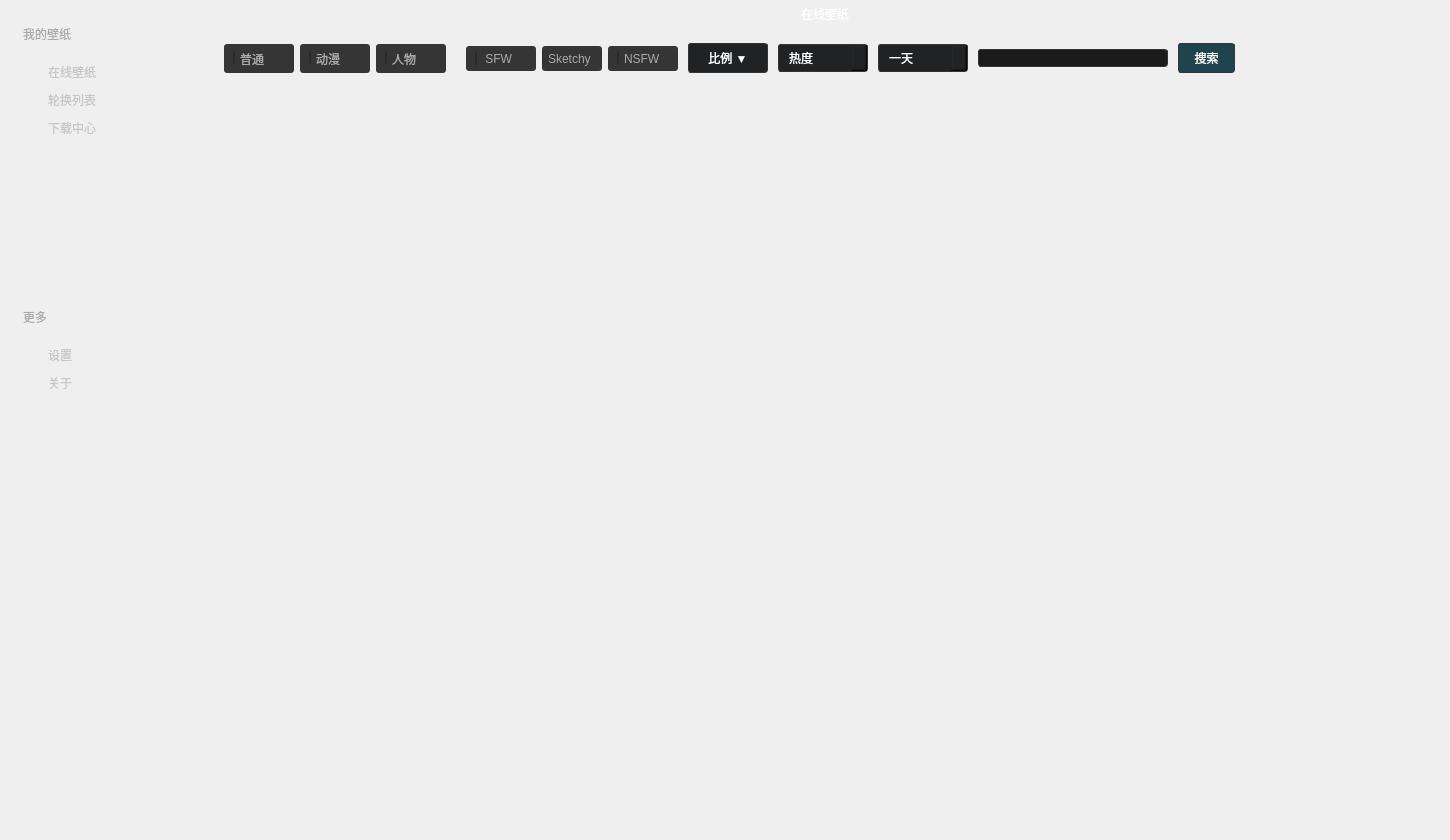
<?xml version="1.0" encoding="UTF-8"?>
<ui version="4.0">
 <class>MainWindow</class>
 <widget class="QMainWindow" name="MainWindow">
  <property name="enabled">
   <bool>true</bool>
  </property>
  <property name="geometry">
   <rect>
    <x>0</x>
    <y>0</y>
    <width>1450</width>
    <height>840</height>
   </rect>
  </property>
  <property name="minimumSize">
   <size>
    <width>1450</width>
    <height>840</height>
   </size>
  </property>
  <property name="maximumSize">
   <size>
    <width>1450</width>
    <height>840</height>
   </size>
  </property>
  <property name="windowTitle">
   <string>MainWindow</string>
  </property>
  <property name="styleSheet">
   <string notr="true">*{
	font: normal 14px &quot;楷体&quot;;
}

#centralwidget{
	background-color: rgba(39,42,44,.45);
	border-image: url(:/images/mian_bg.jpg);
	
}

#left_widget{
	background-color: qlineargradient(spread:pad, x1:0, y1:0, x2:1, y2:0, stop:0 rgba(168, 168, 168,.15), stop:1 rgba(39,42,44,.15));
}


#my_bg_label,#more_info{
	font: normal 16px &quot;楷体&quot;;
	color:#aaa;
	padding:5px 20px;
}

#logo_label{
	margin-left:12px;
}

QScrollBar {
	height:0px;
	width:0px;
}</string>
  </property>
  <property name="unifiedTitleAndToolBarOnMac">
   <bool>true</bool>
  </property>
  <widget class="QWidget" name="centralwidget">
   <property name="styleSheet">
    <string notr="true"/>
   </property>
   <layout class="QHBoxLayout" name="horizontalLayout_5">
    <property name="spacing">
     <number>0</number>
    </property>
    <property name="leftMargin">
     <number>0</number>
    </property>
    <property name="topMargin">
     <number>0</number>
    </property>
    <property name="rightMargin">
     <number>0</number>
    </property>
    <property name="bottomMargin">
     <number>0</number>
    </property>
    <item>
     <widget class="QWidget" name="left_widget" native="true">
      <property name="enabled">
       <bool>true</bool>
      </property>
      <property name="minimumSize">
       <size>
        <width>200</width>
        <height>0</height>
       </size>
      </property>
      <property name="maximumSize">
       <size>
        <width>200</width>
        <height>16777215</height>
       </size>
      </property>
      <property name="baseSize">
       <size>
        <width>43</width>
        <height>7</height>
       </size>
      </property>
      <property name="styleSheet">
       <string notr="true">QListWidget{
	background: transparent;
	outline:0px;
	border:none;
	font: normal 16px &quot;楷体&quot;;
	color:#c6c6c6;
	padding:5px 85px 5px 45px;
}



QListWidget::Item{
	margin-top:10px;
	background: transparent;
}

QListWidget::Item:hover,
QListWidget::Item:selected {
    color:#fff;
}

QListWidget::Item:selected {
	border-bottom:2px solid qlineargradient(spread:reflect, x1:0, y1:0.016, x2:1, y2:1, stop:0.46438 rgba(0, 156, 218, 255), stop:1 rgba(255, 255, 255, 255));
}

</string>
      </property>
      <widget class="QWidget" name="verticalLayoutWidget">
       <property name="geometry">
        <rect>
         <x>0</x>
         <y>0</y>
         <width>201</width>
         <height>841</height>
        </rect>
       </property>
       <layout class="QVBoxLayout" name="verticalLayout">
        <property name="spacing">
         <number>0</number>
        </property>
        <item>
         <layout class="QHBoxLayout" name="horizontalLayout_4">
          <item>
           <spacer name="horizontalSpacer_2">
            <property name="orientation">
             <enum>Qt::Horizontal</enum>
            </property>
            <property name="sizeType">
             <enum>QSizePolicy::Maximum</enum>
            </property>
            <property name="sizeHint" stdset="0">
             <size>
              <width>38</width>
              <height>20</height>
             </size>
            </property>
           </spacer>
          </item>
          <item>
           <widget class="QLabel" name="logo_label">
            <property name="sizePolicy">
             <sizepolicy hsizetype="Preferred" vsizetype="Maximum">
              <horstretch>0</horstretch>
              <verstretch>0</verstretch>
             </sizepolicy>
            </property>
            <property name="maximumSize">
             <size>
              <width>150</width>
              <height>150</height>
             </size>
            </property>
            <property name="contextMenuPolicy">
             <enum>Qt::DefaultContextMenu</enum>
            </property>
            <property name="layoutDirection">
             <enum>Qt::RightToLeft</enum>
            </property>
            <property name="autoFillBackground">
             <bool>false</bool>
            </property>
            <property name="inputMethodHints">
             <set>Qt::ImhHiddenText|Qt::ImhPreferNumbers</set>
            </property>
            <property name="frameShape">
             <enum>QFrame::NoFrame</enum>
            </property>
            <property name="frameShadow">
             <enum>QFrame::Plain</enum>
            </property>
            <property name="text">
             <string/>
            </property>
            <property name="textFormat">
             <enum>Qt::AutoText</enum>
            </property>
            <property name="pixmap">
             <pixmap resource="resource.qrc">:/images/logo.svg</pixmap>
            </property>
            <property name="scaledContents">
             <bool>true</bool>
            </property>
            <property name="alignment">
             <set>Qt::AlignLeading|Qt::AlignLeft|Qt::AlignVCenter</set>
            </property>
            <property name="margin">
             <number>25</number>
            </property>
            <property name="indent">
             <number>-1</number>
            </property>
            <property name="openExternalLinks">
             <bool>false</bool>
            </property>
            <property name="textInteractionFlags">
             <set>Qt::LinksAccessibleByMouse</set>
            </property>
           </widget>
          </item>
          <item>
           <spacer name="horizontalSpacer_3">
            <property name="orientation">
             <enum>Qt::Horizontal</enum>
            </property>
            <property name="sizeType">
             <enum>QSizePolicy::Maximum</enum>
            </property>
            <property name="sizeHint" stdset="0">
             <size>
              <width>20</width>
              <height>20</height>
             </size>
            </property>
           </spacer>
          </item>
         </layout>
        </item>
        <item>
         <widget class="QLabel" name="my_bg_label">
          <property name="styleSheet">
           <string notr="true"/>
          </property>
          <property name="text">
           <string>我的壁纸</string>
          </property>
         </widget>
        </item>
        <item>
         <widget class="QListWidget" name="my_bg_list">
          <property name="maximumSize">
           <size>
            <width>16777212</width>
            <height>16777215</height>
           </size>
          </property>
          <property name="focusPolicy">
           <enum>Qt::NoFocus</enum>
          </property>
          <item>
           <property name="text">
            <string>在线壁纸</string>
           </property>
          </item>
          <item>
           <property name="text">
            <string>轮换列表</string>
           </property>
          </item>
          <item>
           <property name="text">
            <string>下载中心</string>
           </property>
          </item>
         </widget>
        </item>
        <item>
         <widget class="QLabel" name="more_info">
          <property name="styleSheet">
           <string notr="true"/>
          </property>
          <property name="text">
           <string>更多</string>
          </property>
         </widget>
        </item>
        <item>
         <widget class="QListWidget" name="more_info_list">
          <property name="focusPolicy">
           <enum>Qt::NoFocus</enum>
          </property>
          <item>
           <property name="text">
            <string>设置</string>
           </property>
          </item>
          <item>
           <property name="text">
            <string>关于</string>
           </property>
          </item>
         </widget>
        </item>
        <item>
         <spacer name="verticalSpacer">
          <property name="orientation">
           <enum>Qt::Vertical</enum>
          </property>
          <property name="sizeHint" stdset="0">
           <size>
            <width>20</width>
            <height>40</height>
           </size>
          </property>
         </spacer>
        </item>
       </layout>
      </widget>
     </widget>
    </item>
    <item>
     <widget class="QStackedWidget" name="contentWidget">
      <property name="minimumSize">
       <size>
        <width>1250</width>
        <height>0</height>
       </size>
      </property>
      <property name="maximumSize">
       <size>
        <width>1250</width>
        <height>16777215</height>
       </size>
      </property>
      <property name="styleSheet">
       <string notr="true">#contentWidget{
	background-color: rgba(39,42,44,.25);
}

#page1_title,#page2_title,#page3_title,#page4_title,#page5_title{
	padding:5px 0;
	color:#fff;
	font: normal 18px &quot;楷体&quot;;
}</string>
      </property>
      <property name="frameShadow">
       <enum>QFrame::Plain</enum>
      </property>
      <property name="lineWidth">
       <number>0</number>
      </property>
      <property name="currentIndex">
       <number>0</number>
      </property>
      <widget class="QWidget" name="online_page">
       <property name="minimumSize">
        <size>
         <width>1250</width>
         <height>0</height>
        </size>
       </property>
       <property name="maximumSize">
        <size>
         <width>1250</width>
         <height>16777215</height>
        </size>
       </property>
       <property name="styleSheet">
        <string notr="true">background: transparent;</string>
       </property>
       <layout class="QVBoxLayout" name="verticalLayout_2">
        <property name="spacing">
         <number>0</number>
        </property>
        <property name="leftMargin">
         <number>0</number>
        </property>
        <property name="topMargin">
         <number>0</number>
        </property>
        <property name="rightMargin">
         <number>0</number>
        </property>
        <property name="bottomMargin">
         <number>0</number>
        </property>
        <item>
         <widget class="QLabel" name="page1_title">
          <property name="styleSheet">
           <string notr="true">background-color: rgba(39,42,44,.35);</string>
          </property>
          <property name="text">
           <string>在线壁纸</string>
          </property>
          <property name="alignment">
           <set>Qt::AlignCenter</set>
          </property>
         </widget>
        </item>
        <item>
         <widget class="QWidget" name="search_bar" native="true">
          <property name="minimumSize">
           <size>
            <width>200</width>
            <height>60</height>
           </size>
          </property>
          <property name="styleSheet">
           <string notr="true">.QCheckBox{
	border-radius: 3px;
	padding:5px px 5px 0px;
	/*width:auto;*/
	min-width:35px;
	max-width:60px;
	text-align:center;
	color: #aaa;
    background-color:#353535;
}

.QCheckBox::checked{
	color: #fff;
    background-color:rgb(94, 94, 94);
}

#purity_sfw::checked{
	color: #9f9;
    background-color:#595;
}

#purity_sketchy::checked{
	color: #ff9;
    background-color:#995;
}

#purity_nsfw::checked{
	color: #f99;
    background-color:#955;
}

.QCheckBox::indicator{
	width: 0px;
}

#ratio_btn{
	border-radius: 3px;
	padding:5px 10px 5px 10px;
	min-width:35px;
	text-align:center;
	color: #fff;
    background-color:#212224;
	border:1px solid #353535;
}

#ratio_btn:hover {
    background-color:#303030;
}

#search_btn{
	border-radius: 3px;
	padding:5px 10px 5px 10px;
	min-width:35px;
	text-align:center;
	color: #fff;
    background-color:#1f444e;
	border:1px solid #353535;
}

#search_btn:hover{
    background-color:#2c626f;
}

.QComboBox{
	border-radius: 3px;
	padding:5px 10px 5px 10px;
	min-width:35px;
	text-align:center;
	color: #fff;
    background-color:#212224;
	border:1px solid #353535;
}

.QComboBox:hover {
   background-color:#303030;
}

/* 下拉后，整个下拉窗体样式 */
QComboBox QAbstractItemView {
    outline: 0px solid gray;   /* 选定项的虚框 */
    border: 1px solid #303030;   /* 整个下拉窗体的边框 */
    color: #fff;
    background-color: #303030;   /* 整个下拉窗体的背景色 */
    selection-background-color: #696969;   /* 整个下拉窗体被选中项的背景色 */
}

/* 下拉后，整个下拉窗体每项的样式 */
QComboBox QAbstractItemView::item {
	color: #aaa;
    background-color:#353535;
}

/* 下拉后，整个下拉窗体越过每项的样式 */
QComboBox QAbstractItemView::item:hover {
	color: #aaa;
    background-color:#353535; /* 整个下拉窗体越过每项的背景色 */
}

/* 下拉后，整个下拉窗体被选择的每项的样式 */
QComboBox QAbstractItemView::item:selected {
	color: #aaa;
    background-color:#565656;
}

QComboBox::down-arrow {
	outline: 0px solid gray;   /* 选定项的虚框 */
　　background: transparent; /* 下拉箭头的的背景色 */ 
　　padding: 0px 0px 0px 0px; /* 上内边距、右内边距、下内边距、左内边距 */
}

#search_bar{
	align-items: center;
	background-color: rgba(39,42,44,.35);
}

</string>
          </property>
          <widget class="QWidget" name="layoutWidget">
           <property name="geometry">
            <rect>
             <x>0</x>
             <y>0</y>
             <width>1041</width>
             <height>61</height>
            </rect>
           </property>
           <layout class="QHBoxLayout" name="horizontalLayout_3">
            <property name="leftMargin">
             <number>20</number>
            </property>
            <item>
             <layout class="QHBoxLayout" name="horizontalLayout">
              <item>
               <widget class="QCheckBox" name="cate_general">
                <property name="minimumSize">
                 <size>
                  <width>45</width>
                  <height>0</height>
                 </size>
                </property>
                <property name="styleSheet">
                 <string notr="true">padding-left:10px</string>
                </property>
                <property name="text">
                 <string>普通</string>
                </property>
               </widget>
              </item>
              <item>
               <widget class="QCheckBox" name="cate_anime">
                <property name="styleSheet">
                 <string notr="true">padding-left:10px</string>
                </property>
                <property name="text">
                 <string>动漫</string>
                </property>
               </widget>
              </item>
              <item>
               <widget class="QCheckBox" name="cate_people">
                <property name="minimumSize">
                 <size>
                  <width>45</width>
                  <height>0</height>
                 </size>
                </property>
                <property name="styleSheet">
                 <string notr="true">padding-left:10px;
</string>
                </property>
                <property name="text">
                 <string>人物</string>
                </property>
                <property name="tristate">
                 <bool>false</bool>
                </property>
               </widget>
              </item>
             </layout>
            </item>
            <item>
             <spacer name="horizontalSpacer">
              <property name="orientation">
               <enum>Qt::Horizontal</enum>
              </property>
              <property name="sizeType">
               <enum>QSizePolicy::Maximum</enum>
              </property>
              <property name="sizeHint" stdset="0">
               <size>
                <width>10</width>
                <height>20</height>
               </size>
              </property>
             </spacer>
            </item>
            <item>
             <layout class="QHBoxLayout" name="horizontalLayout_2">
              <item>
               <widget class="QCheckBox" name="purity_sfw">
                <property name="styleSheet">
                 <string notr="true">padding-left:10px;</string>
                </property>
                <property name="text">
                 <string> SFW</string>
                </property>
               </widget>
              </item>
              <item>
               <widget class="QCheckBox" name="purity_sketchy">
                <property name="text">
                 <string>Sketchy</string>
                </property>
               </widget>
              </item>
              <item>
               <widget class="QCheckBox" name="purity_nsfw">
                <property name="styleSheet">
                 <string notr="true">padding-left:10px;</string>
                </property>
                <property name="text">
                 <string>NSFW</string>
                </property>
               </widget>
              </item>
             </layout>
            </item>
            <item>
             <widget class="QPushButton" name="ratio_btn">
              <property name="maximumSize">
               <size>
                <width>80</width>
                <height>16777215</height>
               </size>
              </property>
              <property name="text">
               <string>比例 ▼</string>
              </property>
             </widget>
            </item>
            <item>
             <widget class="QComboBox" name="sorting_box">
              <property name="maximumSize">
               <size>
                <width>90</width>
                <height>16777215</height>
               </size>
              </property>
              <item>
               <property name="text">
                <string>热度</string>
               </property>
              </item>
              <item>
               <property name="text">
                <string>排行榜</string>
               </property>
              </item>
              <item>
               <property name="text">
                <string>随机</string>
               </property>
              </item>
              <item>
               <property name="text">
                <string>日期</string>
               </property>
              </item>
              <item>
               <property name="text">
                <string>收藏数</string>
               </property>
              </item>
              <item>
               <property name="text">
                <string>相关性</string>
               </property>
              </item>
              <item>
               <property name="text">
                <string>视图</string>
               </property>
              </item>
             </widget>
            </item>
            <item>
             <widget class="QComboBox" name="sort_range">
              <property name="minimumSize">
               <size>
                <width>57</width>
                <height>0</height>
               </size>
              </property>
              <property name="maximumSize">
               <size>
                <width>90</width>
                <height>16777215</height>
               </size>
              </property>
              <item>
               <property name="text">
                <string>一天</string>
               </property>
              </item>
              <item>
               <property name="text">
                <string>三天</string>
               </property>
              </item>
              <item>
               <property name="text">
                <string>一周</string>
               </property>
              </item>
              <item>
               <property name="text">
                <string>一个月</string>
               </property>
              </item>
              <item>
               <property name="text">
                <string>三个月</string>
               </property>
              </item>
              <item>
               <property name="text">
                <string>六个月</string>
               </property>
              </item>
              <item>
               <property name="text">
                <string>一年</string>
               </property>
              </item>
             </widget>
            </item>
            <item>
             <widget class="QLineEdit" name="search_input">
              <property name="minimumSize">
               <size>
                <width>190</width>
                <height>0</height>
               </size>
              </property>
              <property name="maximumSize">
               <size>
                <width>10</width>
                <height>16777215</height>
               </size>
              </property>
              <property name="styleSheet">
               <string notr="true">color:#fff;
flex-grow: 1;
height: 2em;
line-height: 2em;
padding: 0 0.5em;
background: #1b1b1b;
border:1px solid #353535;
border-radius: 3px;</string>
              </property>
              <property name="inputMask">
               <string/>
              </property>
             </widget>
            </item>
            <item>
             <widget class="QPushButton" name="search_btn">
              <property name="minimumSize">
               <size>
                <width>57</width>
                <height>0</height>
               </size>
              </property>
              <property name="maximumSize">
               <size>
                <width>10</width>
                <height>16777215</height>
               </size>
              </property>
              <property name="text">
               <string>搜索</string>
              </property>
             </widget>
            </item>
           </layout>
          </widget>
         </widget>
        </item>
        <item>
         <widget class="QListWidget" name="online_page_list_widget">
          <property name="styleSheet">
           <string notr="true">border:none;
outline:none</string>
          </property>
         </widget>
        </item>
       </layout>
      </widget>
      <widget class="QWidget" name="list_page">
       <property name="minimumSize">
        <size>
         <width>1250</width>
         <height>0</height>
        </size>
       </property>
       <property name="maximumSize">
        <size>
         <width>1250</width>
         <height>16777215</height>
        </size>
       </property>
       <property name="styleSheet">
        <string notr="true">background: transparent;</string>
       </property>
       <layout class="QVBoxLayout" name="verticalLayout_3">
        <property name="spacing">
         <number>0</number>
        </property>
        <property name="leftMargin">
         <number>0</number>
        </property>
        <property name="topMargin">
         <number>0</number>
        </property>
        <property name="rightMargin">
         <number>0</number>
        </property>
        <property name="bottomMargin">
         <number>0</number>
        </property>
        <item>
         <widget class="QLabel" name="page2_title">
          <property name="styleSheet">
           <string notr="true">background-color: rgba(39,42,44,.35);</string>
          </property>
          <property name="text">
           <string>轮换列表</string>
          </property>
          <property name="alignment">
           <set>Qt::AlignCenter</set>
          </property>
         </widget>
        </item>
        <item>
         <widget class="QListWidget" name="list_page_list_widget"/>
        </item>
       </layout>
      </widget>
      <widget class="QWidget" name="download_page">
       <property name="minimumSize">
        <size>
         <width>1250</width>
         <height>0</height>
        </size>
       </property>
       <property name="maximumSize">
        <size>
         <width>1250</width>
         <height>16777215</height>
        </size>
       </property>
       <property name="styleSheet">
        <string notr="true">background: transparent;</string>
       </property>
       <layout class="QVBoxLayout" name="verticalLayout_4">
        <property name="spacing">
         <number>0</number>
        </property>
        <property name="leftMargin">
         <number>0</number>
        </property>
        <property name="topMargin">
         <number>0</number>
        </property>
        <property name="rightMargin">
         <number>0</number>
        </property>
        <property name="bottomMargin">
         <number>0</number>
        </property>
        <item>
         <widget class="QLabel" name="page3_title">
          <property name="styleSheet">
           <string notr="true">background-color: rgba(39,42,44,.35);</string>
          </property>
          <property name="text">
           <string>下载中心</string>
          </property>
          <property name="alignment">
           <set>Qt::AlignCenter</set>
          </property>
         </widget>
        </item>
        <item>
         <widget class="QListWidget" name="download_page_list_widget"/>
        </item>
       </layout>
      </widget>
      <widget class="QWidget" name="setting_page">
       <property name="minimumSize">
        <size>
         <width>1250</width>
         <height>0</height>
        </size>
       </property>
       <property name="maximumSize">
        <size>
         <width>1250</width>
         <height>16777215</height>
        </size>
       </property>
       <widget class="QLabel" name="page4_title">
        <property name="geometry">
         <rect>
          <x>0</x>
          <y>0</y>
          <width>1250</width>
          <height>28</height>
         </rect>
        </property>
        <property name="minimumSize">
         <size>
          <width>1250</width>
          <height>0</height>
         </size>
        </property>
        <property name="maximumSize">
         <size>
          <width>1250</width>
          <height>2000</height>
         </size>
        </property>
        <property name="styleSheet">
         <string notr="true">background-color: rgba(39,42,44,.35);</string>
        </property>
        <property name="text">
         <string>设置</string>
        </property>
        <property name="alignment">
         <set>Qt::AlignCenter</set>
        </property>
       </widget>
      </widget>
      <widget class="QWidget" name="about_page">
       <property name="minimumSize">
        <size>
         <width>1250</width>
         <height>0</height>
        </size>
       </property>
       <property name="maximumSize">
        <size>
         <width>1250</width>
         <height>16777215</height>
        </size>
       </property>
       <widget class="QLabel" name="page5_title">
        <property name="geometry">
         <rect>
          <x>0</x>
          <y>0</y>
          <width>1254</width>
          <height>28</height>
         </rect>
        </property>
        <property name="styleSheet">
         <string notr="true">background-color: rgba(39,42,44,.35);</string>
        </property>
        <property name="text">
         <string>关于</string>
        </property>
        <property name="alignment">
         <set>Qt::AlignCenter</set>
        </property>
       </widget>
      </widget>
     </widget>
    </item>
   </layout>
  </widget>
 </widget>
 <resources>
  <include location="resource.qrc"/>
 </resources>
 <connections/>
</ui>
